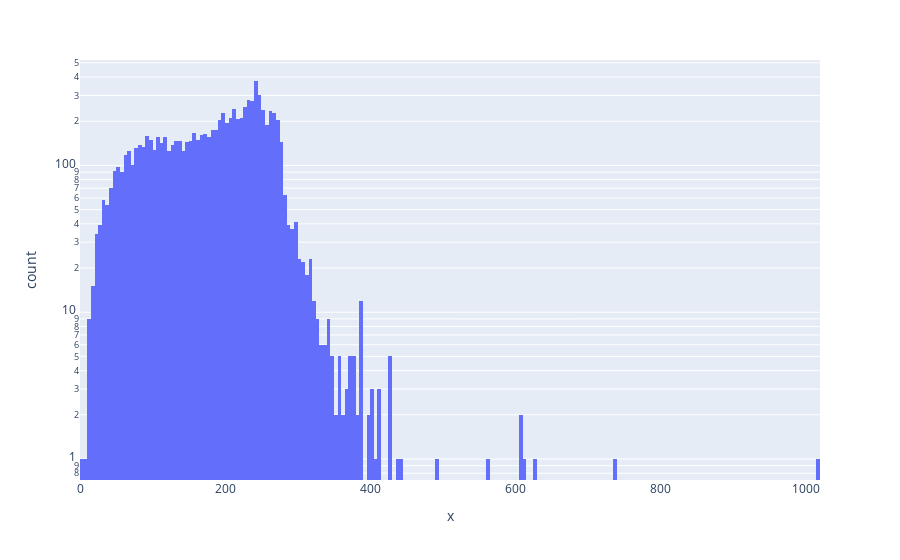

The code cell stored with this chart in its notebook:
### Markdown cell above
**Histograma de las longitudes de los textos**

### Code cell
express.histogram(x=df['text'].str.len(), log_y=True)

### Figure 1 — Plotly figure (JSON) as saved in the notebook; plotly's stock layout.template omitted (floating-point values rounded to 4 significant figures; data arrays with more than 128 entries replaced by an {"elided": "..."} marker saying what was removed)
{"data": [{"alignmentgroup": "True", "bingroup": "x", "hovertemplate": "x=%{x}<br>count=%{y}<extra></extra>", "legendgroup": "", "marker": {"color": "#636efa", "pattern": {"shape": ""}}, "name": "", "offsetgroup": "", "orientation": "v", "showlegend": false, "type": "histogram", "x": {"elided": "8900 int values"}, "xaxis": "x", "yaxis": "y"}], "layout": {"barmode": "relative", "legend": {"tracegroupgap": 0}, "margin": {"t": 60}, "xaxis": {"anchor": "y", "domain": [0, 1], "title": {"text": "x"}}, "yaxis": {"anchor": "x", "domain": [0, 1], "title": {"text": "count"}, "type": "log"}}}
